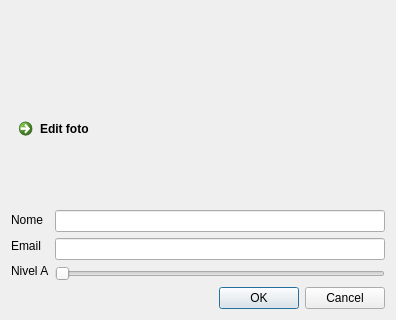
<?xml version="1.0" encoding="UTF-8"?>
<ui version="4.0">
 <class>AddContatoDialog</class>
 <widget class="QDialog" name="AddContatoDialog">
  <property name="geometry">
   <rect>
    <x>0</x>
    <y>0</y>
    <width>396</width>
    <height>320</height>
   </rect>
  </property>
  <property name="windowTitle">
   <string>Contato</string>
  </property>
  <layout class="QVBoxLayout" name="verticalLayout_4">
   <item>
    <layout class="QVBoxLayout" name="verticalLayout_3">
     <item>
      <widget class="QLabel" name="lbfoto">
       <property name="text">
        <string>&lt;html&gt;&lt;head/&gt;&lt;body&gt;&lt;p align=&quot;justify&quot;&gt;&lt;img src=&quot;:/new/prefix1/10693_64x64.png&quot;/&gt;&lt;/p&gt;&lt;/body&gt;&lt;/html&gt;</string>
       </property>
       <property name="alignment">
        <set>Qt::AlignCenter</set>
       </property>
      </widget>
     </item>
     <item>
      <widget class="QCommandLinkButton" name="commandLinkButton">
       <property name="text">
        <string>Edit foto</string>
       </property>
      </widget>
     </item>
    </layout>
   </item>
   <item>
    <layout class="QHBoxLayout" name="horizontalLayout">
     <item>
      <layout class="QVBoxLayout" name="verticalLayout">
       <item>
        <widget class="QLabel" name="lbnome">
         <property name="text">
          <string>Nome</string>
         </property>
        </widget>
       </item>
       <item>
        <widget class="QLabel" name="lbemail">
         <property name="text">
          <string>Email</string>
         </property>
        </widget>
       </item>
       <item>
        <widget class="QLabel" name="lbtel">
         <property name="text">
          <string>Nivel A</string>
         </property>
        </widget>
       </item>
      </layout>
     </item>
     <item>
      <layout class="QVBoxLayout" name="verticalLayout_2">
       <item>
        <widget class="QLineEdit" name="lenome"/>
       </item>
       <item>
        <widget class="QLineEdit" name="leemail"/>
       </item>
       <item>
        <widget class="QSlider" name="horizontalSlider">
         <property name="orientation">
          <enum>Qt::Horizontal</enum>
         </property>
        </widget>
       </item>
      </layout>
     </item>
    </layout>
   </item>
   <item>
    <widget class="QDialogButtonBox" name="buttonBox">
     <property name="orientation">
      <enum>Qt::Horizontal</enum>
     </property>
     <property name="standardButtons">
      <set>QDialogButtonBox::Cancel|QDialogButtonBox::Ok</set>
     </property>
    </widget>
   </item>
  </layout>
 </widget>
 <resources/>
 <connections>
  <connection>
   <sender>buttonBox</sender>
   <signal>accepted()</signal>
   <receiver>AddContatoDialog</receiver>
   <slot>accept()</slot>
   <hints>
    <hint type="sourcelabel">
     <x>248</x>
     <y>254</y>
    </hint>
    <hint type="destinationlabel">
     <x>157</x>
     <y>274</y>
    </hint>
   </hints>
  </connection>
  <connection>
   <sender>buttonBox</sender>
   <signal>rejected()</signal>
   <receiver>AddContatoDialog</receiver>
   <slot>reject()</slot>
   <hints>
    <hint type="sourcelabel">
     <x>316</x>
     <y>260</y>
    </hint>
    <hint type="destinationlabel">
     <x>286</x>
     <y>274</y>
    </hint>
   </hints>
  </connection>
 </connections>
</ui>
